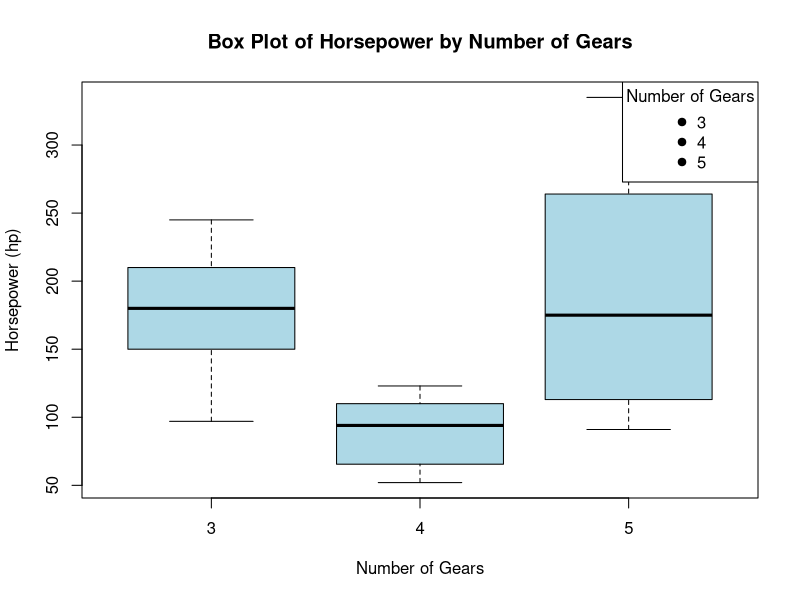

Here is the R script that generated this plot:
# data(mtcars)

# mtcars$gear <- as.factor(mtcars$gear)

# boxplot_hp <- boxplot(mtcars$hp ~ mtcars$gear,
#                       main = "Box Plot of Horsepower by Number of Gears",
#                       xlab = "Number of Gears",
#                       ylab = "Horsepower (hp)",
#                       col = "lightblue",
#                       pch = 19)

# legend("topright", legend = levels(mtcars$gear), pch = 19, title = "Number of Gears")

# outliers <- boxplot_hp$out
# outlier_positions <- which(mtcars$hp %in% outliers)
# text(rep(1:3, length.out = length(outliers)), outliers, 
#      labels = rownames(mtcars)[outlier_positions], pos = 4, col = "red")

data(mtcars)
mtcars$gear <- as.factor(mtcars$gear)

boxplot_hp <- boxplot(mtcars$hp ~ mtcars$gear,
                      main = "Box Plot of Horsepower by Number of Gears",
                      xlab = "Number of Gears",
                      ylab = "Horsepower (hp)",
                      col = "lightblue",
                      pch = 19)

legend("topright", legend = levels(mtcars$gear), pch = 19, title = "Number of Gears")

outliers <- boxplot_hp$out

# Check if there are any outliers before proceeding
if (length(outliers) > 0) {
  #Improved outlier labeling: get the correct x positions and labels
  outlier_groups <- as.numeric(gsub("mtcars\\$gear=", "", names(outliers)))
  text(outlier_groups, outliers, labels = outliers, pos = 3, col = "red")
} else {
  print("No outliers found.")
}
